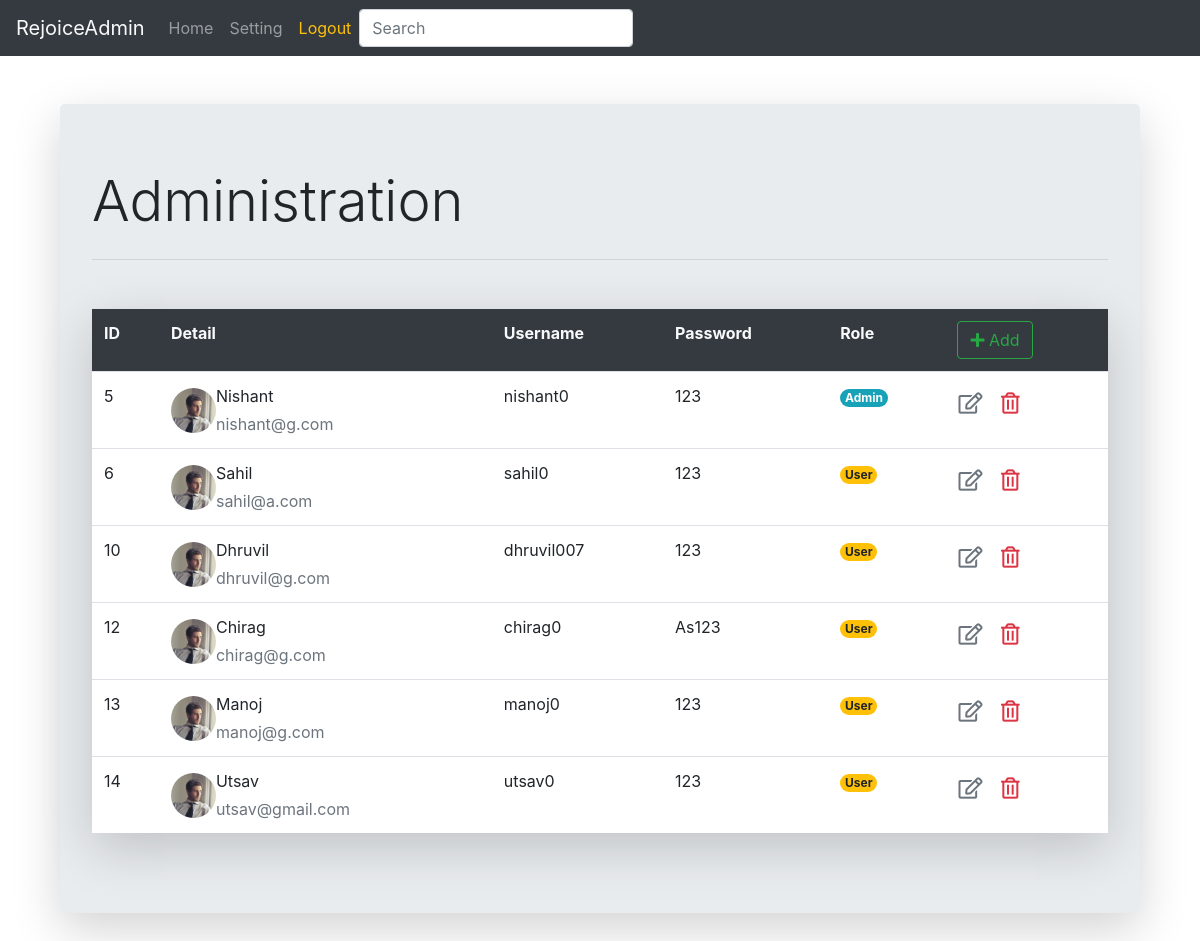
Screenshot of /list (signed in) with the database file from the repository.
### adminapp/models.py (models this page shows, shortened)
class Person(models.Model):
    name = models.CharField(max_length=50)
    username = models.CharField(max_length=50)
    email= models.EmailField(max_length=50)
    password = models.CharField(max_length=50)
    role= models.ForeignKey(Role,on_delete=models.CASCADE)

class Role(models.Model):
    title = models.CharField(max_length=50)
    def __str__(self):
        return self.title

### adminapp/views.py (the view)
# urls.py: path('list', views.user_list, name = 'list'),
def user_list(request):
        if 'user' in request.session:      # to stop accessing directly from url without login
            ul = {'user_list' : Person.objects.all()}
            return render(request, "list.html",ul)
        else:
            return redirect('login')

### adminapp/templates/list.html (shortened to what this page needs)
{% extends "main.html" %}
{% load static %}
{% block content %}
{% include 'nav.html'%}
<div class="container">
    <div class="col-md-12 offset mt-5 ">
        <div class="jumbotron shadow-lg">
            <h1 class="display-4">Administration </h1>
            <hr class="my-4">
                <table class="table shadow-lg align-middle table-rounded bg-white mt-5">
                    <thead class="border-bottom font-weight-bold bg-dark text-light">
                        <tr>
                            <td>ID</td>
                            <td>Detail</td>
                            <td>Username</td>
                            <td>Password</td>
                            <td>Role</td>
                            <td><a href="{% url 'insert' %}" class="btn btn-outline-success">
                                <i class="fas fa-plus"></i> Add
                            </a></td>
                        </tr>
                    </thead>
                    <tbody>
                        {% for u in user_list %}
                            <tr>
                                <td>
                                    {{u.id}}
                                  </td>
                                <td>
                                <div class="d-flex align-items-center">
                                    <img
                                        src="{% static 'images/7070.jpg' %}"
                                        alt=""
                                        style="width: 45px; height: 45px"
                                        class="rounded-circle"
                                        />
                                    <div class="ms-3">
                                      <p class="fw-bold ms-2 mb-1">{{u.name}}</p>
                                      <p class="text-muted ms-2 mb-0">{{u.email}}</p>
                                    </div>
                                  </div>
                                </td>
                                <td>{{u.username}}</td>
                                <td>{{u.password}}</td>
                                <td>
                                    {% if 1 == u.role_id %}
                                        <span class="badge badge-info rounded-pill">{{u.role}}</span>
                                    {% else %}
                                        <span class="badge badge-warning rounded-pill">{{u.role}}</span>
                                    {% endif %}
                                  </td>
                                <td>
                                    <a href="{% url 'update' u.id %}" class="btn text-secondary px-0">
                                        <i class="far fa-edit fa-lg"></i>
                                    </a>
                                    <form action="{% url 'delete' u.id %}" method="post" class="d-inline">
                                        <button type="submit" class="btn">
                                            <i class="far fa-trash-alt fa-lg text-danger float-right"></i>
                                        </button>
                                    </form>
                                </td>
                            </tr>
                        {% endfor %}
                    </tbody>
                </table>
            </div>
        </div>
    </div
{% endblock content %}

### adminapp/templates/main.html (shortened to what this page needs)
{% load static %}
<!DOCTYPE html>
<html lang="en">
<head>
    <link rel="stylesheet" href="https://cdn.jsdelivr.net/npm/bootstrap@4.3.1/dist/css/bootstrap.min.css">
    <link rel="stylesheet" href="https://cdnjs.cloudflare.com/ajax/libs/font-awesome/5.11.2/css/all.min.css">
    <link rel="stylesheet" type="text/css" href="{% static '/css/main.css' %}">
    <link rel="stylesheet" type="text/css" href="{% static '/css/bootstrap.css' %}">
</head>
<body>
        {% block content %}
        {% endblock content %}
    <script  src="{% static '/js/jquery.js' %}"></script>
</body>
</html>

### adminapp/templates/nav.html (shortened to what this page needs)
<nav class="navbar navbar-expand-lg navbar-dark bg-dark">
    <a class="navbar-brand mt-2 mt-lg-0 ms-5 text-light" href="#">RejoiceAdmin</a>
    <div class="collapse navbar-collapse" id="navbarTogglerDemo02">
      <ul class="navbar-nav  ms-2 mt-lg-0">
        <li class="nav-item ms-2 ">
          <a class="nav-link " href="#">Home </a>
        </li>
        <li class="nav-item me-2">
          <a class="nav-link " href="#">Setting</a>
        </li>
        <li class="nav-item ">
          <a class="nav-link ms-3 me-3 text-warning" href="logout">Logout</a>
        </li>
      </ul>
      <form class="form-inline me-5 my-2 my-lg-0">
        <input class="form-control mr-sm-2" type="search" placeholder="Search">
      </form>
    </div>
</nav>

### rows the page displays
Person: id "5", name "Nishant", email "nishant@g.com", username "nishant0", password "123", role "Admin"
Person: id "6", name "Sahil", email "sahil@a.com", username "sahil0", password "123", role "User"
Person: id "10", name "Dhruvil", email "dhruvil@g.com", username "dhruvil007", password "123", role "User"
Person: id "12", name "Chirag", email "chirag@g.com", username "chirag0", password "As123", role "User"
Person: id "13", name "Manoj", email "manoj@g.com", username "manoj0", password "123", role "User"
Person: id "14", name "Utsav", email "utsav@gmail.com", username "utsav0", password "123", role "User"
